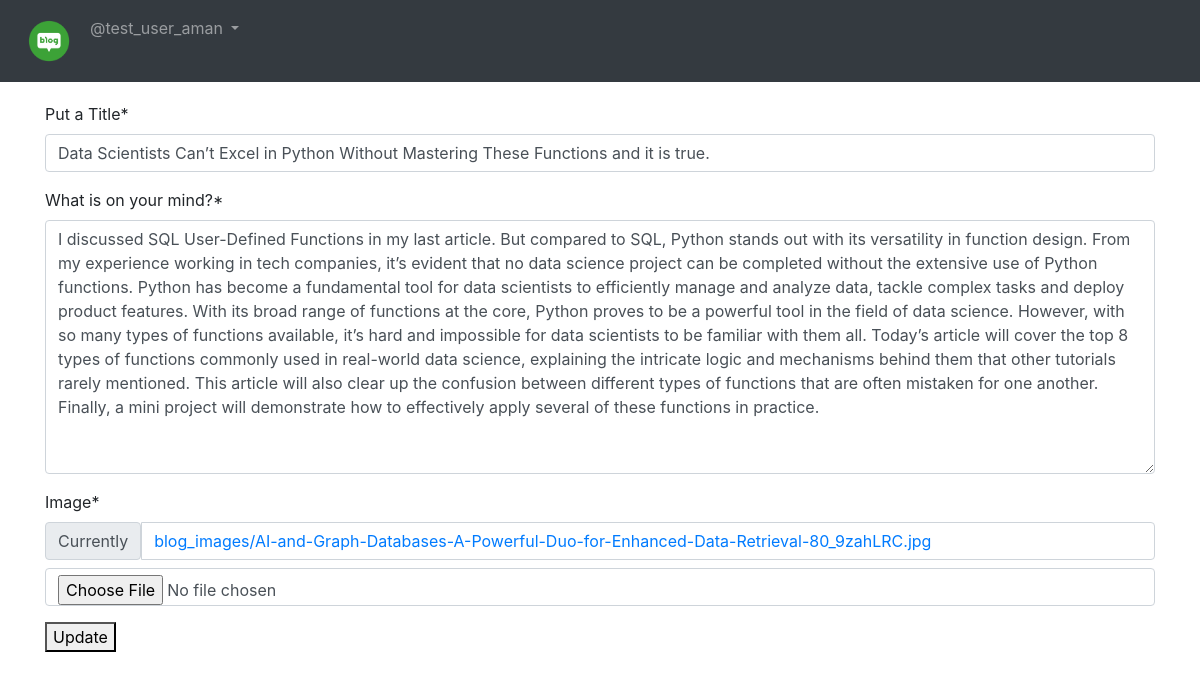
Page /blog/edit/2/ (signed in) on the committed database.
### App_Blog/models.py (models this page shows, shortened)
class Blog(models.Model):
    author = models.ForeignKey(User, on_delete=models.CASCADE, related_name='post_author')
    blog_title = models.CharField(max_length=264, verbose_name="Put a Title")
    slug = models.SlugField(max_length=264, unique=True)
    blog_content = models.TextField(verbose_name="What is on your mind?")
    blog_image = models.ImageField(upload_to='blog_images', verbose_name="Image")
    publish_date = models.DateTimeField(auto_now_add=True)
    update_date = models.DateTimeField(auto_now=True)
    class Meta:
        ordering = ['-publish_date',]

### App_Blog/views.py (the view, shortened to what this page needs)
# urls.py: path('edit/<pk>/', views.UpdateBlog.as_view(), name='edit_blog'),
class UpdateBlog(LoginRequiredMixin, UpdateView):
    model = Blog
    fields = ('blog_title', 'blog_content', 'blog_image')
    template_name = 'App_Blog/edit_blog.html'

### templates/App_Blog/edit_blog.html (shortened to what this page needs)
{% extends 'base.html' %}
{% load crispy_forms_tags %}
{% block body_block %}
{% if blog.author == user %}
<form method="POST">
{{form|crispy}}
<button type="submit" name="button">Update</button>
{% else %}
<p>Your are not allowed to view this page. 404</p>
</form>
{% endif %}
{% endblock %}

### templates/base.html (shortened to what this page needs)
<!DOCTYPE html>
<html lang="en" dir="ltr">
<head>
    <link rel="stylesheet" href="https://maxcdn.bootstrapcdn.com/bootstrap/4.4.1/css/bootstrap.min.css">
    <link href="https://maxcdn.bootstrapcdn.com/font-awesome/4.7.0/css/font-awesome.min.css" rel="stylesheet">
</head>
<body>
    <nav class="navbar navbar-expand-sm bg-dark navbar-dark">
      <ul class="navbar-nav">
        <li class="nav-item active">
          <a class="nav-link" href="{% url 'index' %}"><img src="/media/logo.png" width="50px"></a>
        </li>
        {% if user.is_authenticated %}
        <div class="nav-item dropdown">
          <a class="nav-link dropdown-toggle" href="#" id="navbardrop" data-toggle="dropdown">
           @{{user.username}}
          </a>
        </div>
        {% endif %}
      </ul>
    </nav>
    <div class="container" style="padding-top:20px">
      {% block body_block %}
       {% endblock %}
    </div>
</body>
</html>

### rows in the picture
Blog: blog_title "Data Scientists Can’t Excel in Python Without Mastering These Functions and it is true.", blog_content "I discussed SQL User-Defined Functions in my last article. But compared to SQL, Python stands out with its versatility in function design. From my experience working in tech companies, it’s evident that no data science project can be completed without the extensive use of Python functions. Python has become a fundamental tool for data scientists to efficiently manage and analyze data, tackle complex tasks and deploy product features. With its broad range of functions at the core, Python proves to be a powerful tool in the field of data science. However, with so many types of functions available, it’s hard and impossible for data scientists to be familiar with them all. Today’s article will…"

### other values in the picture
{{ user.username }} "test_user_aman"
